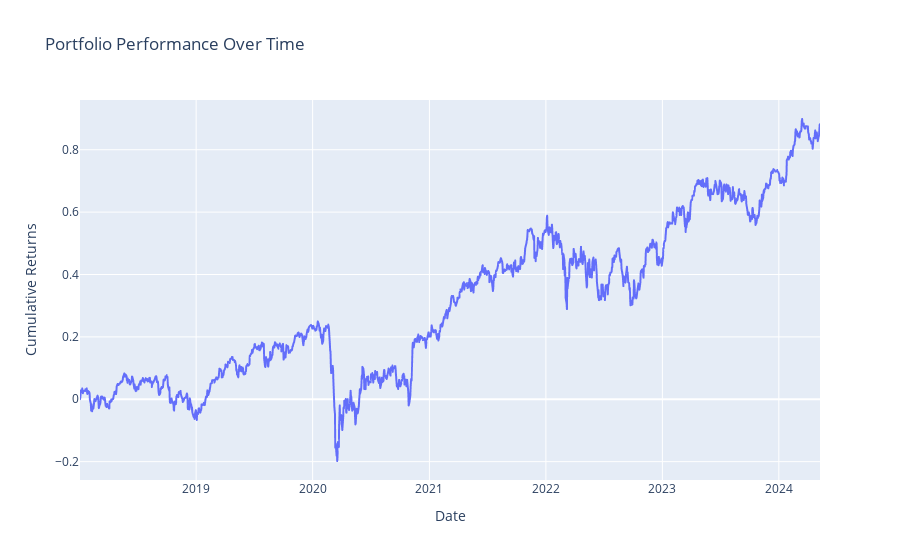

Notebook source saved alongside this figure:
### Markdown cell above
## Graphic of the porfolio performance above time

### Code cell
# Plot the performance of the portfolio over time
fig = px.line(cumulative_returns_df, x='Date', y='Cumulative Returns', title='Portfolio Performance Over Time')
fig.show()

### Figure 1 — Plotly figure (JSON) as saved in the notebook; plotly's stock layout.template omitted (floating-point values rounded to 4 significant figures; data arrays with more than 128 entries replaced by an {"elided": "..."} marker saying what was removed)
{"data": [{"hovertemplate": "Date=%{x}<br>Cumulative Returns=%{y}<extra></extra>", "legendgroup": "", "line": {"color": "#636efa", "dash": "solid"}, "marker": {"symbol": "circle"}, "mode": "lines", "name": "", "showlegend": false, "type": "scattergl", "x": {"elided": "1643 str values"}, "xaxis": "x", "y": {"elided": "1643 float values"}, "yaxis": "y"}], "layout": {"autosize": true, "legend": {"tracegroupgap": 0}, "title": {"text": "Portfolio Performance Over Time"}, "xaxis": {"anchor": "y", "autorange": true, "domain": [0, 1], "range": ["2018-01-02", "2024-05-09"], "title": {"text": "Date"}, "type": "date"}, "yaxis": {"anchor": "x", "autorange": true, "domain": [0, 1], "range": [-0.2588, 0.9595], "title": {"text": "Cumulative Returns"}, "type": "linear"}}}
